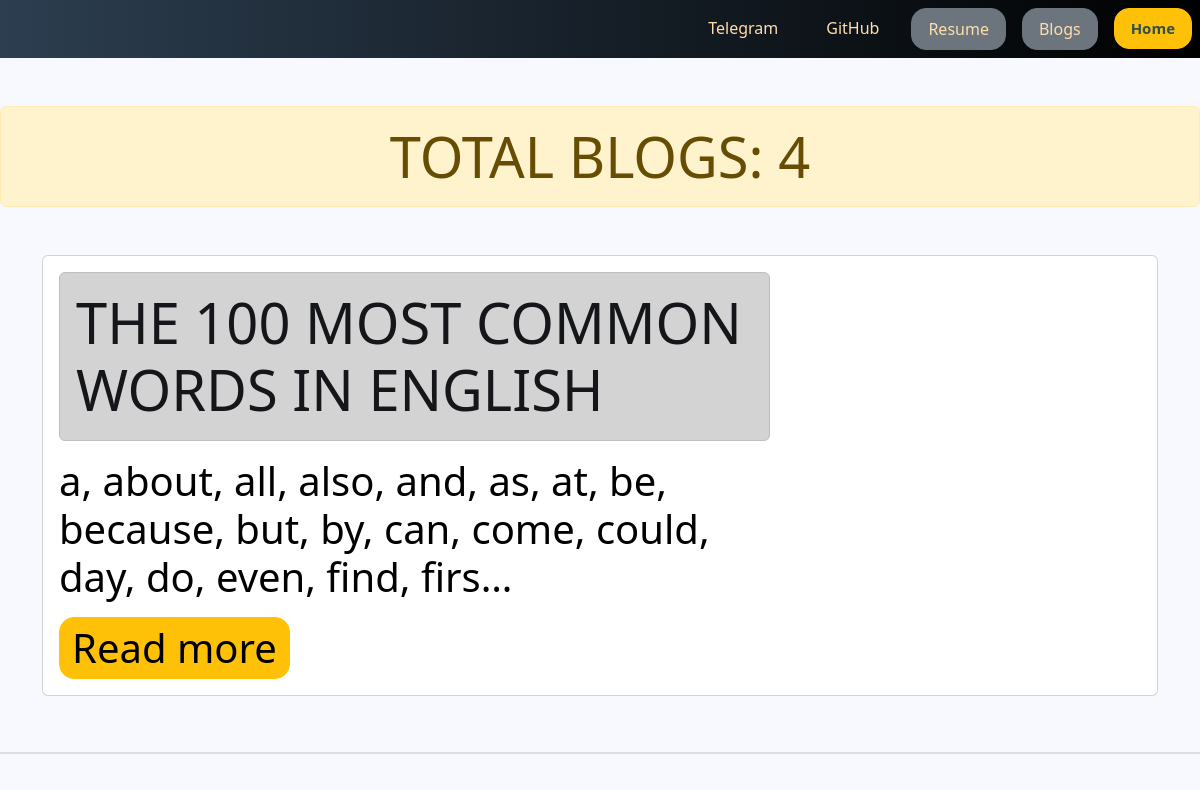
/blog/ (upper part), run on an earlier commit of the app's database.
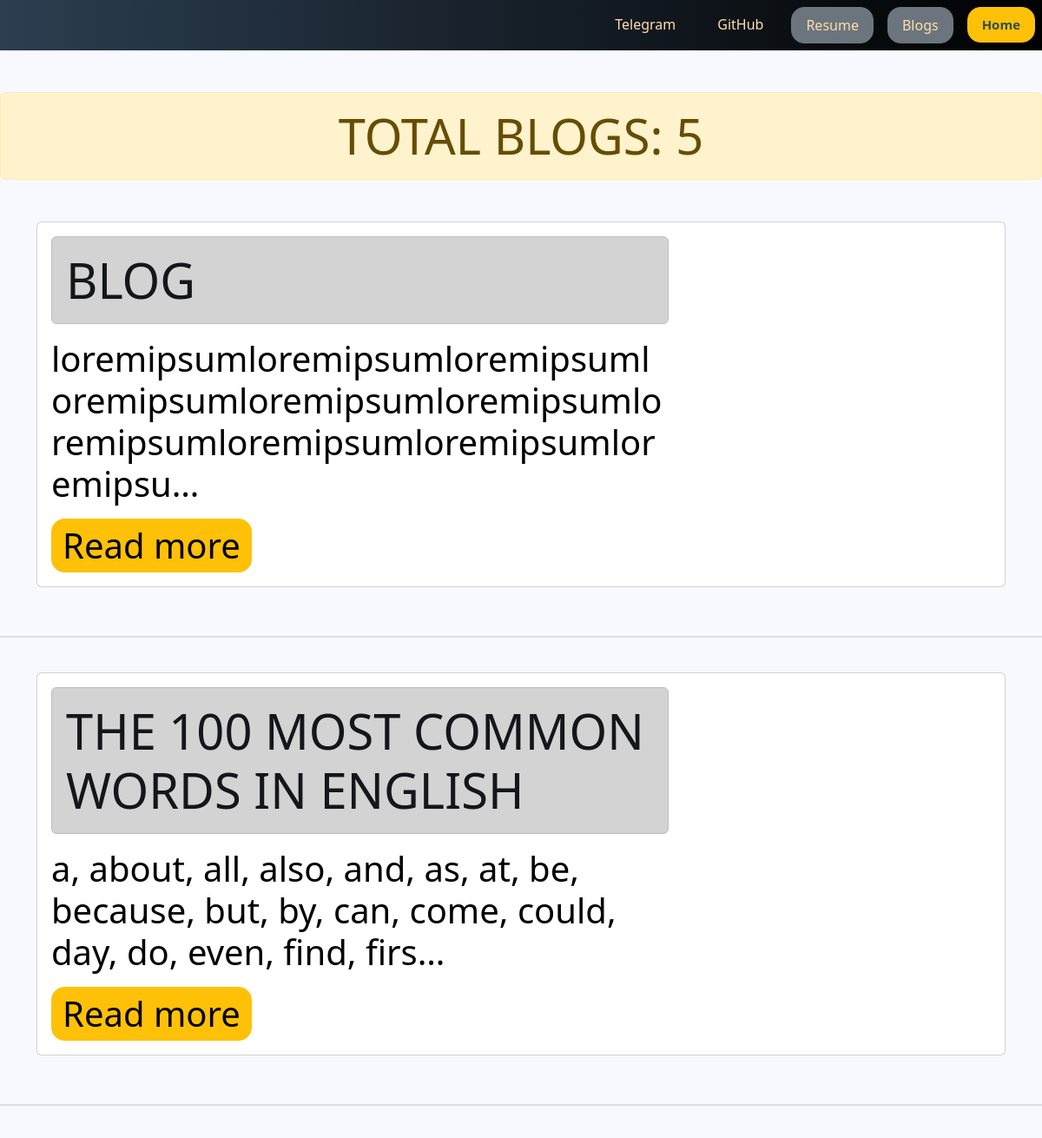
And on a later commit of the database.
### blog/models.py (models this page shows, shortened)
class Blog(models.Model):
    title = models.CharField(max_length=100)
    date = models.DateField(auto_now=True)
    description = models.TextField(max_length=1000)

### blog/views.py (the view)
# urls.py: path('', all_blogs, name='all_blogs'),
def all_blogs(request):
    blogs = Blog.objects.order_by('-date')
    return render(request, 'blog/html/all_blogs.html', {'blogs': blogs, 'title': 'All blogs'})

### blog/templates/blog/html/all_blogs.html
{% extends 'portfolio/html/base.html' %}
{% block content %}
<div class="title text-center">
    <h1 class="text-uppercase my-5 display-4 alert alert-warning">Total blogs: {{ blogs.count }}</h1>
</div>
{% for blog in blogs %}
<div class="container">
    <div class="card mb-3">
        <div class="row g-0">
            <div class="col-md-8">
                <div class="card-body">
                    <h3 class="card-title display-4 alert alert-dark">{{ blog.title | upper }}</h3>
                    <p class="card-text display-6 ">{{ blog.description | safe | truncatechars:100}}</p>
                    <button class="btn btn-warning"><a class="display-6" href="{% url 'blog:detail' blog.id %}">Read
                        more</a></button>
                </div>
            </div>
        </div>
    </div>
</div>
{% if not forloop.last %}
<br>
<hr class="style1">
<br>
{% endif %}
{% endfor%}
{% endblock %}

### portfolio/templates/portfolio/html/base.html (shortened to what this page needs)
<!DOCTYPE html>
<html lang="en">
<head>
    {% load static %}
    <link href="https://cdn.jsdelivr.net/npm/bootstrap@5.2.3/dist/css/bootstrap.min.css" rel="stylesheet"
>
</head>
<body>
<nav class="navigation sticky-top">
    <ul class="nav justify-content-end">
        <li class="nav-item">
            <a class="nav-link active" aria-current="page" href="https://t.me/artem21ka" target="_blank">Telegram</a>
        </li>
        <li class="nav-item">
            <a class="nav-link active" aria-current="page" href="https://github.com/surgeonofdeaths" target="_blank">GitHub</a>
        </li>
        <li class="nav-item">
            <a class="nav-link btn btn-secondary" target="_blank"
               href="{% static 'portfolio/Resume_pdf.pdf' %}">Resume</a>
        </li>
        <li class="nav-item">
            <a class="nav-link btn btn-secondary" href="{% url 'blog:all_blogs'%}">Blogs</a>
        </li>
        <li class="nav-item">
            <a class="nav-link btn btn-warning" href="{% url 'portfolio:home'%}" id="home">Home</a>
        </li>
    </ul>
</nav>
{% block content %}
{% endblock %}
</body>
</html>

### portfolio/templates/portfolio/html/base.html (style rules this page uses)
.navigation { background: #2c3e50; background: -moz-linear-gradient(left, #2c3e50 0%, #000000 100%); background: -webkit-linear-gradient(left, #2c3e50 0%,#000000 100%); background: linear-gradient(to right, #2c3e50 0%,#000000 100%); filter: progid:DXImageTransform.Microsoft.gradient( startColorstr='#2c3e50', endColorstr='#000000',GradientType=1 ); }
.nav-item { overflow: hidden; border-radius: 10px; margin: 8px; }
#home { color: darkslategray; font-size: 15px; font-weight: bold; }
.nav-item a { color: navajowhite; }
body { color: black; background-color: ghostwhite; background-size: cover; }
a { text-decoration: none; color: black; font-weight: bold; }
hr.style1 { border-top: 2px solid #8c8b8b; }
.btn { border-radius: 15px; }

What changed in the data, as far as the page shows it:
added Blog: title "BLOG", description "loremipsumloremipsumloremipsumloremipsumloremipsumloremipsumloremipsumloremipsumloremipsumloremipsu…"
Also different on the page:
{{ blogs.count }}: "4" → "5"
